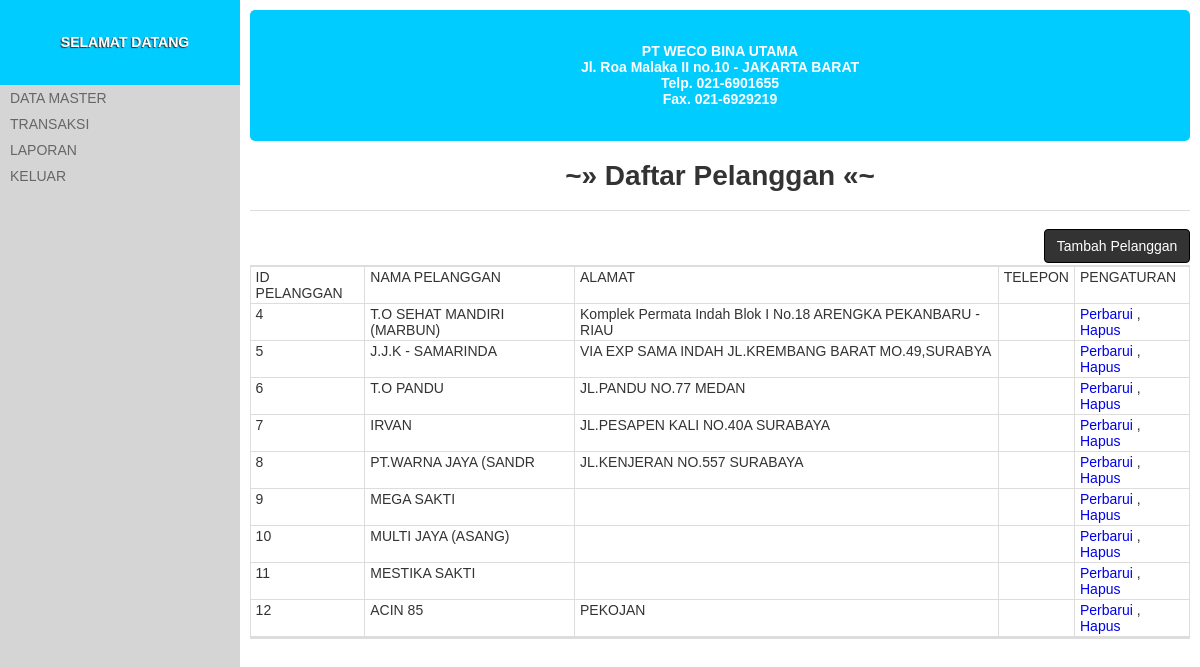
Screenshot of /?halaman=pelanggan (signed in) with the database file from the repository.
### tables this page shows
CREATE TABLE IF NOT EXISTS `pelanggan` (
  `id_pelanggan` int(8) NOT NULL,
  `nama_pelanggan` varchar(50) DEFAULT NULL,
  `alamat` text,
  `telepon` varchar(15) DEFAULT NULL
);

### sistem/kontroler.php (called while the page is built, shortened)
<?php
require_once TEMA_HALAMAN;

### index.php (called while the page is built, shortened)
<?php
require_once DIREKTORI . 'sistem/kontroler.php';

### app/halaman_pelanggan.php (the view, shortened to what this page needs)
<h1 class="sub-judul">Daftar Pelanggan</h1>
<?php if(isset($_GET['tambah']) && $_GET['tambah'] == 1 ):?>
	<?php require_once DIR_APP . 'data_pelanggan_tambah.php';?>
<?php elseif(isset($_GET['perbarui_id']) && $_GET['perbarui_id'] >= 1 ):?>
	<?php require_once DIR_APP . 'data_pelanggan_perbarui.php';?>
<?php else:?>
<a href="?halaman=pelanggan&tambah=1" class="tombol kanan">Tambah Pelanggan</a>
<table>
	<thead>
		<tr>
			<th>Id pelanggan</th>
			<th>Nama pelanggan</th>
			<th>Alamat</th>
			<th>Telepon</th>
			<th>Pengaturan</th>
		</tr>
	</thead>
	<tbody>
	<?php
	$Q = mysql_query("SELECT * FROM pelanggan");
	while($o = mysql_fetch_object($Q)):
	?>
		<tr>
			<td><?php echo $o->id_pelanggan;?></td>
			<td><?php echo $o->nama_pelanggan;?></td>
			<td><?php echo $o->alamat;?></td>
			<td><?php echo $o->telepon;?></td>
			<td>
				<a href="?halaman=pelanggan&perbarui_id=<?php echo $o->id_pelanggan;?>">Perbarui</a> ,
				<a href="?halaman=pelanggan&hapus_id=<?php echo $o->id_pelanggan;?>">Hapus</a>
			</td>
	<?php
	endwhile;
	?>
	</tbody>
</table>
<?php endif;?>

### publik/tema/tema.css (style rules this page uses)
.kanan { text-align:right; }
body { padding:0; margin:0; font-family:'Arial'; font-size:14px; color:#333333; background-color:#d5d5d5; }
a { text-decoration:none; }
.kanan { float:right !important; }
.sub-judul { text-align:center; width:100%; border-bottom:1px solid #dddddd; height:50px; }
table { border-left:1px solid #dddddd; border-top:2px solid #dddddd; border-bottom:2px solid #dddddd; border-spacing:0; width:100%; }
table thead tr th, table tfoot tr th, table tbody tr td { border-right:1px solid #dddddd; border-bottom:1px solid #dddddd; border-spacing:0; padding:2px 5px; vertical-align: top; }
table thead tr th, table tfoot tr th, .navigasi li a { text-transform:uppercase; font-weight:100; }
.tombol { display: inline-block; padding: 6px 12px; margin-bottom: 2px; font-size: 14px; font-weight: normal; line-height: 1.428571429; text-align: center; white-space: nowrap; vertical-align: middle; cursor: pointer; border: 1px solid transparent; border-radius: 4px; -webkit-user-select: none; -moz-user-select: none; -ms-user-select: none; -o-user-select: none; user-select: none; color: #ffffff; background-color: #333333; border-color: #000000; }

### rows the page displays
pelanggan: id_pelanggan "4", nama_pelanggan "T.O SEHAT MANDIRI (MARBUN)", alamat "Komplek Permata Indah Blok I No.18 ARENGKA PEKANBARU - RIAU"
pelanggan: id_pelanggan "5", nama_pelanggan "J.J.K - SAMARINDA", alamat "VIA EXP SAMA INDAH JL.KREMBANG BARAT MO.49,SURABYA"
pelanggan: id_pelanggan "6", nama_pelanggan "T.O PANDU", alamat "JL.PANDU NO.77 MEDAN"
pelanggan: id_pelanggan "7", nama_pelanggan "IRVAN", alamat "JL.PESAPEN KALI NO.40A SURABAYA"
pelanggan: id_pelanggan "8", nama_pelanggan "PT.WARNA JAYA (SANDR", alamat "JL.KENJERAN NO.557 SURABAYA"
pelanggan: id_pelanggan "9", nama_pelanggan "MEGA SAKTI"
pelanggan: id_pelanggan "10", nama_pelanggan "MULTI JAYA (ASANG)"
pelanggan: id_pelanggan "11", nama_pelanggan "MESTIKA SAKTI"
pelanggan: id_pelanggan "12", nama_pelanggan "ACIN 85", alamat "PEKOJAN"
